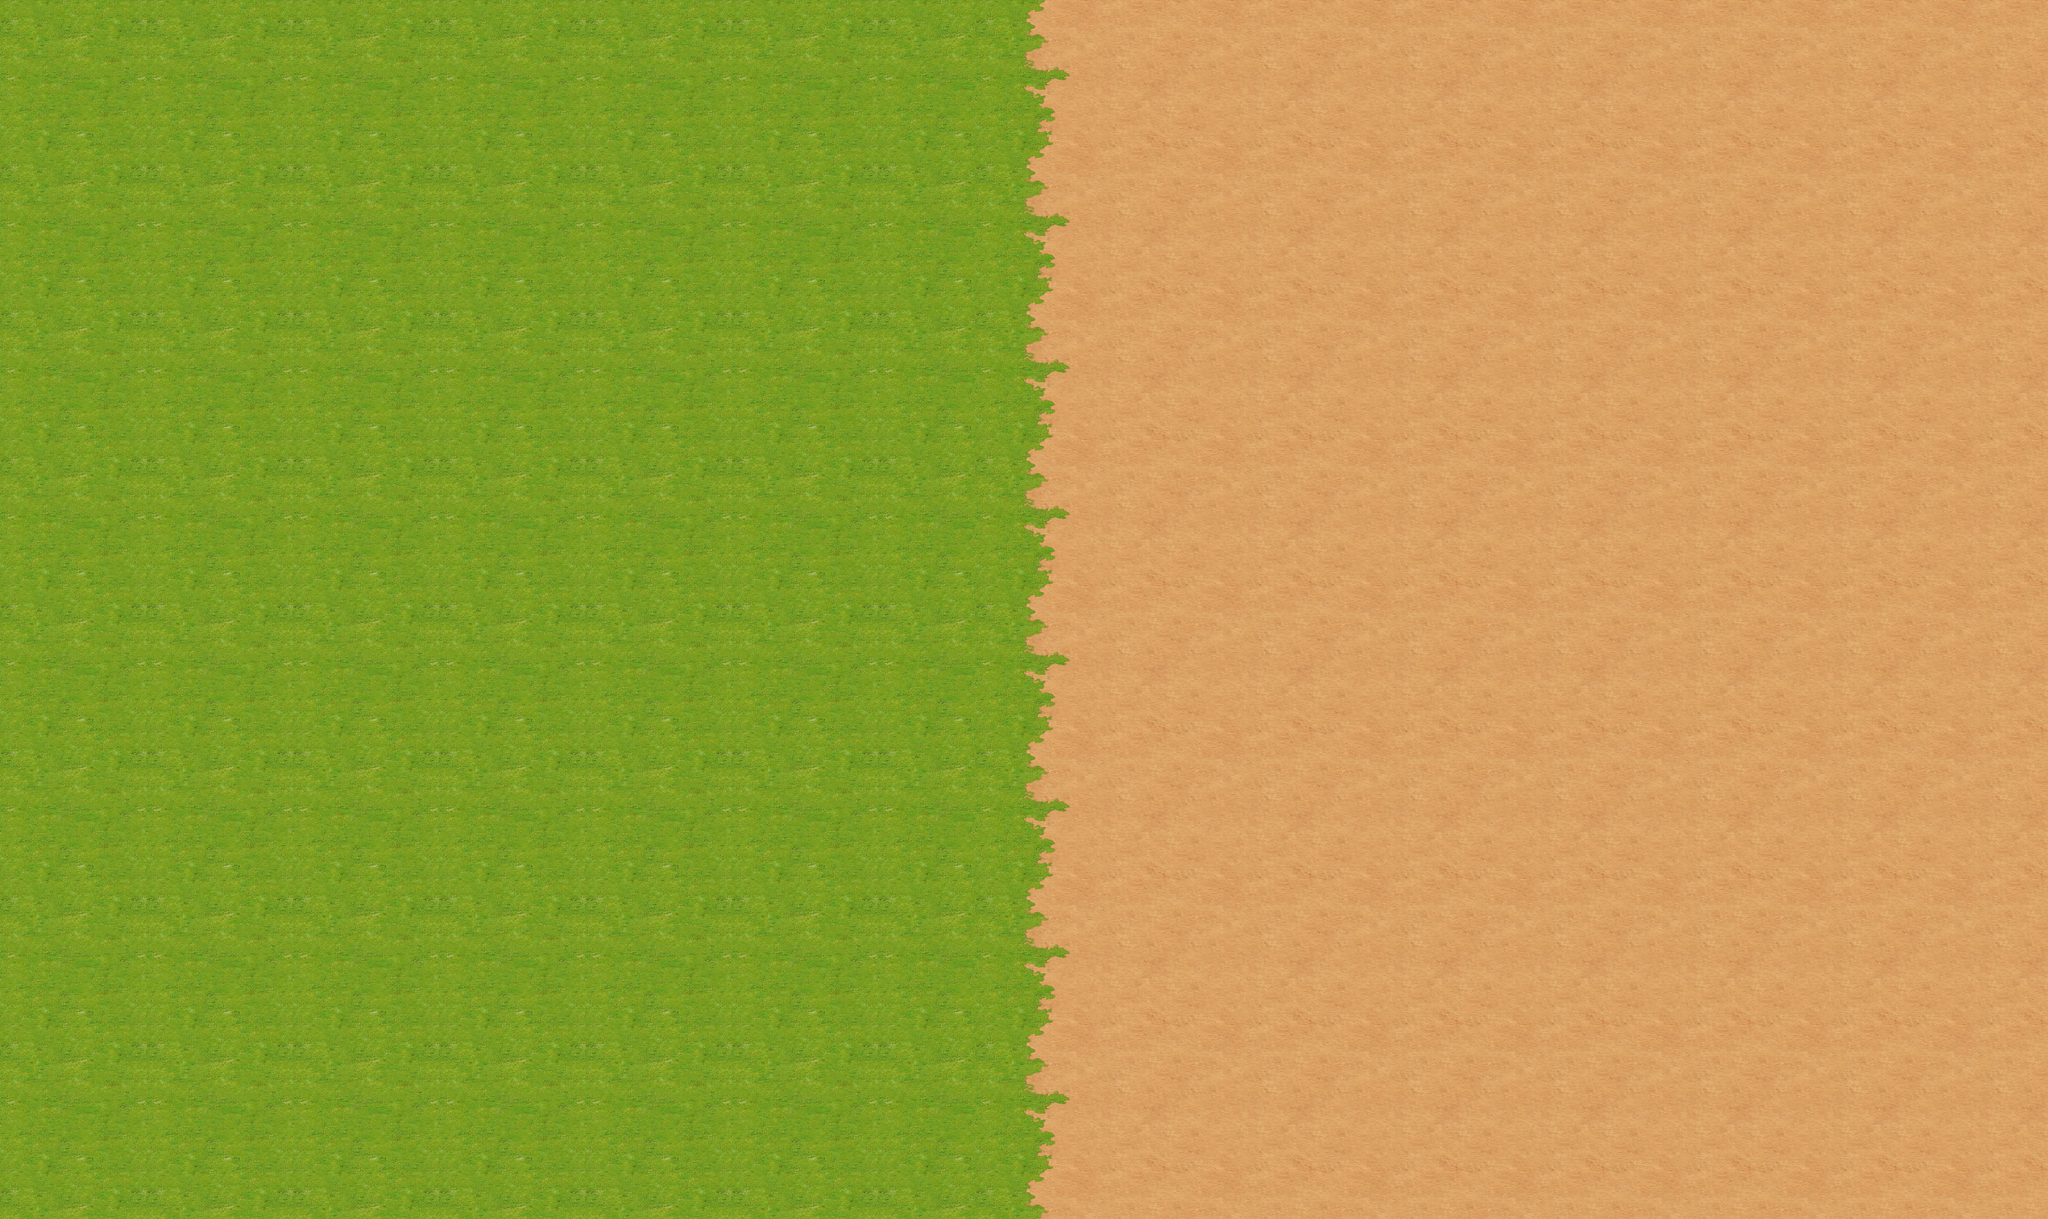

The image is a tile-based game level rendered from a .tmx file. Its description and source (layers, tilesets, objects; grid data summarised) follow:
An orthogonal 42x25 tile map with 160x160 px tiles, 2 tile layers (layer1, layer2).

<map version="1.0" orientation="orthogonal" width="42" height="25" tilewidth="160" tileheight="160">
 <tileset firstgid="1" name="terrain" tilewidth="160" tileheight="160">
  <image source="terrain.png" width="1440" height="1440" />
 </tileset>
 <layer name="layer1" width="42" height="25">
  <data>[1050 cells, 1050 non-empty, 18 distinct tile ids]</data>
 </layer>
 <layer name="layer2" width="42" height="25">
  <data>[1050 cells, 75 non-empty, 9 distinct tile ids]</data>
 </layer>
</map>
